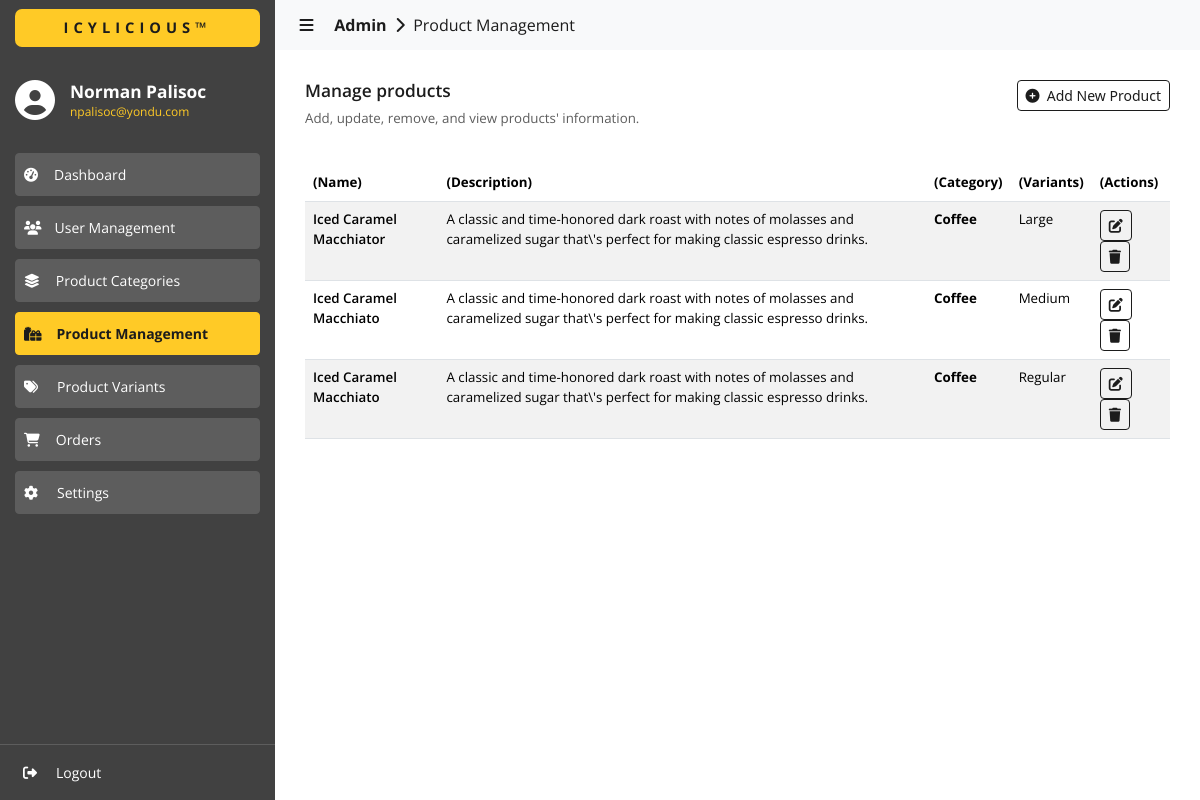
/admin/products/index.php (signed in), run on an earlier commit of the app's database.
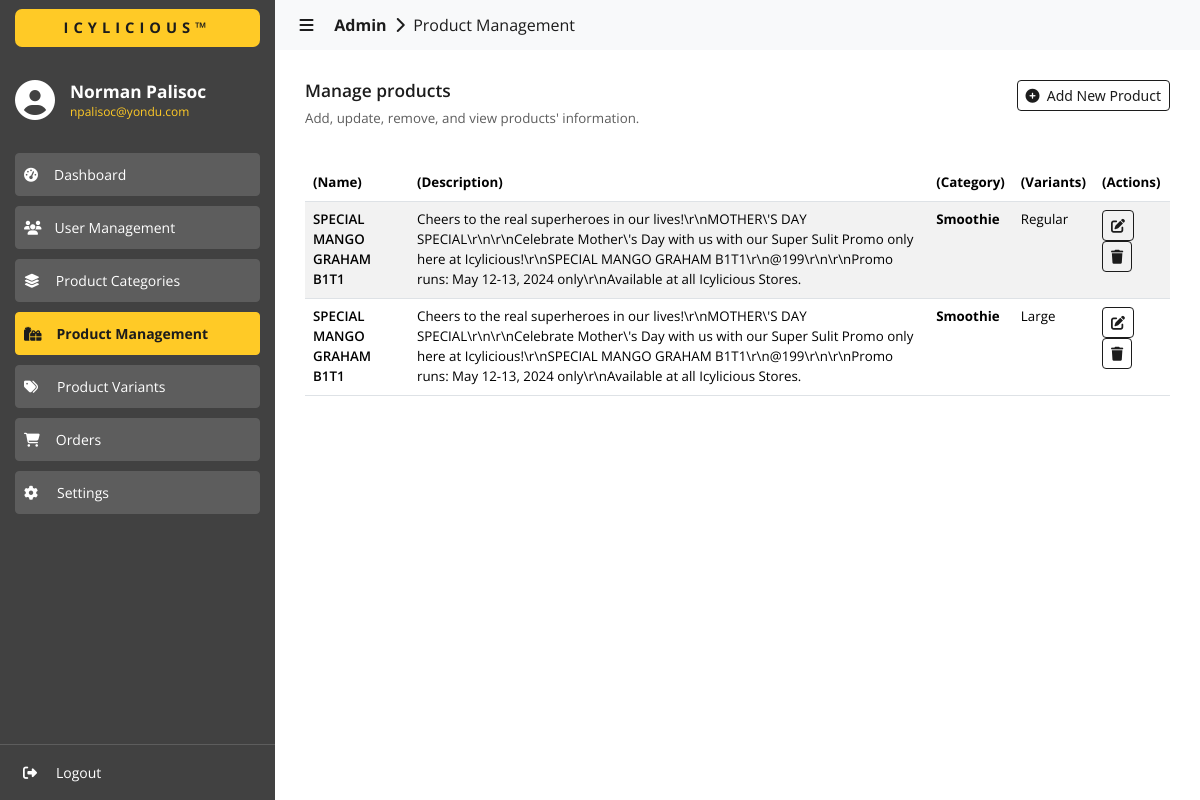
And on a later commit of the database.
### tables this page shows
CREATE TABLE `products_info` (
  `id` int(11) NOT NULL,
  `product_name` varchar(255) NOT NULL,
  `product_description` varchar(999) NOT NULL
);

CREATE TABLE `categories` (
  `id` int(11) NOT NULL,
  `category_name` varchar(255) NOT NULL,
  `category_description` varchar(255) NOT NULL
);

CREATE TABLE `variants` (
  `id` int(11) NOT NULL,
  `variant_type` varchar(255) NOT NULL,
  `variant_name` varchar(255) NOT NULL,
  `variant_description` varchar(255) NOT NULL,
  `is_enabled` int(11) NOT NULL
);

### admin/products/index.php (the view, shortened to what this page needs)
<?php
  include('../../utils/connections.php');
?>
<!DOCTYPE html>
<html lang="en">
  <head>
    <link
      href="https://cdn.jsdelivr.net/npm/bootstrap@5.3.3/dist/css/bootstrap.min.css"
      rel="stylesheet"
    >
    <link href="https://cdn.datatables.net/2.0.5/css/dataTables.bootstrap5.css" rel="stylesheet">
    <link rel="stylesheet" href="../../assets/css/global.css" />
    <link rel="stylesheet" href="./css/products.css" />
  </head>
  <body>
    <div id="nav-sidebar" class="sidebar-container slide-expanded">
      <div class="div-tm-title background-color-light-grey">
        <h4 class="h4-tm-title sans-700 color-dark-grey background-color-yellow">ICYLICIOUS&trade;</h4>
      </div>
      <div class="div-sidebar-logo">
        <i class="fa-solid fa-circle-user color-white" style="font-size: 30pt; margin-top: -8px"></i>
        <div>
          <h4 class="color-white sans-700 h6-title-name">
            <?php
              echo $_SESSION['user_info.first_name']." ".$_SESSION['user_info.last_name'];
            ?>
          </h4>
          <p class="color-yellow sans-regular p-title-email">
            <?php
              echo $_SESSION['user_info.email'];
            ?>
          </p>
        </div>
      </div>
      <div class="div-siderbar-menu-links">
        <button
          id="btn-dashboard"
          class="btn btn-outline-success btn-sm
            sans-regular
            background-color-super-light-grey
            border-color-super-light-grey
            color-white
            btn-menu
            btn-menu-unselected"
          type="button">
          <i class="fa-solid fa-gauge-high"></i><span style="padding-left: 16px">Dashboard</span>
        </button>
        <button
          id="btn-user-management"
          class="btn btn-outline-success btn-sm
            sans-regular
            background-color-super-light-grey
            border-color-super-light-grey
            color-white
            btn-menu
            btn-menu-unselected"
          type="button">
          <i class="fa-solid fa-users"></i><span style="padding-left: 13px">User Management</span>
        </button>
        <button
          id="btn-categories"
          class="btn btn-outline-success btn-sm
            sans-regular
            background-color-super-light-grey
            border-color-super-light-grey
            color-white
            btn-menu
            btn-menu-unselected"
          type="button">
          <i class="fa-solid fa-layer-group"></i><span style="padding-left: 16px">Product Categories</span>
        </button>
        <button
          id="btn-products"
          class="btn btn-outline-success btn-sm
            sans-700
            background-color-yellow
            border-color-yellow
            color-dark-grey
            btn-menu
            btn-menu-selected"
          type="button">
          <i class="fa-solid fa-gifts"></i><span style="padding-left: 15px">Product Management</span>
        </button>
        <button
          id="btn-variants"
          class="btn btn-outline-success btn-sm
            sans-regular
            background-color-super-light-grey
            border-color-super-light-grey
            color-white
            btn-menu
            btn-menu-unselected"
          type="button">
          <i class="fa-solid fa-tags"></i><span style="padding-left: 19px">Product Variants</span>
        </button>
        <button
          id="btn-orders"
          class="btn btn-outline-success btn-sm
            sans-regular
            background-color-super-light-grey
            border-color-super-light-grey
            color-white
            btn-menu
            btn-menu-unselected"
          type="button">
          <i class="fa-solid fa-cart-shopping"></i><span style="padding-left: 16px">Orders</span>
        </button>
        <button
          id="btn-settings"
          class="btn btn-outline-success btn-sm
            sans-regular
            background-color-super-light-grey
            border-color-super-light-grey
            color-white
            btn-menu
            btn-menu-unselected"
          type="button">
          <i class="fa-solid fa-gear"></i><span style="padding-left: 19px">Settings</span>
        </button>
      </div>
      <div class="div-siderbar-profile-links">
        <button
          class="btn btn-outline-success btn-sm
            sans-regular
            color-white
            btn-menu
            btn-menu-unselected
            btn-logout"
          style="border: 0px"
          type="button">
          <i class="fa-solid fa-right-from-bracket"></i><span style="padding-left: 19px">Logout</span>
        </button>
      </div>
    </div>
    <div id="content-body" class="content content-slide-expanded">
      <nav class="navbar navbar-expand-lg navbar-light bg-body-tertiary">
        <div class="container-fluid">
          <a class="navbar-brand sans-regular color-dark-grey a-navbar-path" href="#" style="cursor: default;">
            &nbsp;&nbsp;&nbsp;<i id="navbar-control" class="fa-solid fa-bars" style="cursor: pointer"></i>
            &nbsp;&nbsp;&nbsp;&nbsp;<b>Admin</b>&nbsp;
            <i class="fa-solid fa-chevron-right"></i>
            &nbsp;Product Management
          </a>
        </div>
      </nav>
      <div>
        <div class="content-wrapper">
          <div class="div-content-title">
            <div class="div-content-title-labels">
              <h4 class="color-dark-grey sans-600" style="font-size: 13pt;">
                Manage products
              </h4>
              <p class="color-super-light-grey sans-regular" style="font-size: 10pt;">
                Add, update, remove, and view products' information.
              </p>
            </div>
            <div class="div-content-title-actions">
              <button
                data-bs-toggle="modal"
                data-bs-target="#staticAddNewProduct"
                class="btn btn-outline-primary btn-sm sans-400"
                type="button">
                <i class="fa-solid fa-circle-plus"></i>&nbsp;&nbsp;Add New Product
              </button>
            </div>
          </div>
          <div style="margin-top: 20px;">
            <table id="data" class="table table-striped" style="width:100%">
              <thead>
                <tr>
                  <th class="sans-bold">(Name)</th>
                  <th class="sans-bold">(Description)</th>
                  <th class="sans-bold">(Category)</th>
                  <th class="sans-bold">(Variants)</th>
                  <th class="sans-bold">(Actions)</th>
                </tr>
              </thead>
              <tbody>
                <?php
                  $fetch_query = "SELECT * FROM products_info ORDER BY id DESC";
                  $result = $conn->query($fetch_query);
                  if ($result->num_rows > 0) {
                    while ($row = $result->fetch_assoc()) {
                      $product_id = $row['id'];
                      $product_name = $row['product_name'];
                      $product_description = $row['product_description'];
                      $product_category = "";
                      $product_category_id = 0;
                      $product_variant = "";
                      $product_variant_id = 0;
                      $product_variant_price = 0;
                      $promotional_price = 0;
                      $is_buy_x_take_x = -1;
                      $buy_x_of = 0;
                      $take_x_of = 0;
                      $product_images = array();
                      $fetch_query = "SELECT PC.category_id, CTG.category_name, CTG.category_description, CTG.id
                        FROM products_categories AS PC
                        INNER JOIN categories AS CTG ON
                        PC.category_id = CTG.id
                        WHERE PC.product_id = ".$product_id."";
                      $cat_result = $conn->query($fetch_query);
                      if ($cat_result->num_rows > 0) {
                        $cat_row = $cat_result->fetch_assoc();
                        $product_category = $cat_row['category_name'];
                        $product_category_id = $cat_row['id'];
                      }
                      $fetch_query = "SELECT PP.variant_id, PP.variant_price, VT.variant_name, VT.variant_description, VT.id
                        FROM products_prices AS PP
                        INNER JOIN variants AS VT ON
                        PP.variant_id = VT.id
                        WHERE PP.product_id = ".$product_id."";
                      $var_result = $conn->query($fetch_query);
                      if ($var_result->num_rows > 0) {
                        $var_row = $var_result->fetch_assoc();
                        $product_variant_id = $var_row['id'];
                        $product_variant_price = $var_row['variant_price'];
                        $product_variant = $var_row['variant_name'];
                      }
                      $fetch_query = "SELECT PM.product_id, PM.promotional_price, PM.is_buy_x_take_x, PM.buy_x_of, PM.take_x_of
                        FROM PROMOTIONS AS PM
                        WHERE PM.product_id = ".$product_id."";
                      $prom_result = $conn->query($fetch_query);
                      if ($prom_result->num_rows > 0) {
                        $prom_row = $prom_result->fetch_assoc();
                        $promotional_price = $prom_row['promotional_price'];
                        $is_buy_x_take_x = $prom_row['is_buy_x_take_x'];
                        $buy_x_of = $prom_row['buy_x_of'];
                        $take_x_of = $prom_row['take_x_of'];
                      }
                      $fetch_query = "SELECT product_image FROM products_images WHERE product_id = ".$product_id."";
                      $img_result = $conn->query($fetch_query);
                      if ($img_result->num_rows > 0) {
                        while ($img_row = $img_result->fetch_assoc()) {
                          $image = $img_row['product_image'];
                          array_push($product_images, $image);
                        }
                      }
                      $final_prod_images = implode(',', $product_images);
                      echo '
                        <tr>
                          <td class="sans-600">
                            '.$product_name.'
                          </td>
                          <td class="sans-regular">
                            '.$product_description.'
                          </td>
                          <td class="sans-700">
                            '.$product_category.'
                          </td>
                          <td class="sans-regular">
                            '.$product_variant.'
                          </td>
                          <td>
                            <button
                              onclick="onEditProduct(
                                '."'".$product_id."',".'
                                '."'".$product_name."',".'
                                '."'".$product_description."',".'
                                '."'".$product_category_id."',".'
                                '."'".$product_variant_id."',".'
                                '."'".$product_variant_price."',".'
                                '."'".$promotional_price."',".'
                                '."'".$is_buy_x_take_x."',".'
                                '."'".$buy_x_of."',".'
                                '."'".$take_x_of."',".'
                                '."'".$final_prod_images."'".'
                              )"
                              class="btn btn-outline-primary btn-sm
                                sans-400
                                color-white"
                              type="button">
                              <i class="fa-solid fa-pen-to-square"></i>
                            </button>
                            <button
                              onclick="onDeleteProduct(
                                '."'".$product_id."'".'
                              )"
                              class="btn btn-outline-primary btn-sm
                                sans-400
                                color-white"
                              type="button">
                              <i class="fa-solid fa-trash"></i>
                            </button>
                          </td>
                        </tr>
                      ';
                    }
                  }
                ?>
              </tbody>
            </table>
          </div>
        </div>
      </div>
    </div>
  </body>
</html>

### assets/css/global.css (style rules this page uses)
* { margin: 0; }
:root { --black: #080808; --dark-grey: #1c1c1c; --light-grey: #414141; --super-light-grey: #5d5d5d; --yellow: #ffca26; --white: #ffffff; --light-white: #ececec; --disabled-color: #848383; --light-blue: #2392f4; }
.sans-regular { font-family: "Open Sans", sans-serif; font-optical-sizing: auto; font-weight: 400; font-style: normal; }
.sans-600 { font-family: "Open Sans", sans-serif; font-optical-sizing: auto; font-weight: 600; font-style: normal; }
.sans-700 { font-family: "Open Sans", sans-serif; font-optical-sizing: auto; font-weight: 700; font-style: normal; }
.sans-bold { font-family: "Open Sans", sans-serif; font-optical-sizing: auto; font-weight: bold; font-style: normal; }
.color-white { color: var(--white); }
.color-yellow { color: var(--yellow); }
.color-super-light-grey { color: var(--super-light-grey); }
.color-dark-grey { color: var(--dark-grey); }
.background-color-yellow { background-color: var(--yellow); }
.background-color-super-light-grey { background-color: var(--super-light-grey); }
.background-color-light-grey { background-color: var(--light-grey); }
.border-color-yellow { border-color: var(--yellow); }
.border-color-super-light-grey { border-color: var(--super-light-grey); }

### admin/products/css/products.css (style rules this page uses)
* { box-sizing: border-box; margin: 0; }
:root { --black: #080808; --dark-grey: #1c1c1c; --light-grey: #414141; --super-light-grey: #5d5d5d; --yellow: #ffca26; --white: #ffffff; --light-white: #ececec; --super-light-white: #f2f1f1; --disabled-color: #848383; --light-blue: #2392f4; }
body { background-color: var(--white); }
.sidebar-container { background-color: var(--light-grey); width: 275px; height: 100%; position: fixed; display: flex; flex-direction: column; left: 0px; z-index: 999; }
.div-tm-title { width: 100%; height: 56px; display: flex; flex-direction: column; justify-content: center; }
.h4-tm-title { text-align: center; font-size: 11pt; letter-spacing: 5px !important; margin-inline: 15px; padding-block: 10px; border-radius: 7px; margin-bottom: 0px !important; }
.div-sidebar-logo { display: flex; align-items: center; gap: 15px; padding-inline: 15px; margin-top: 25px; }
.h6-title-name { font-size: 13pt; margin-bottom: 0px !important; }
.p-title-email { font-size: 9pt; line-height: 0px; margin-top: 10px; }
.div-siderbar-menu-links { flex: 1; display: flex; flex-direction: column; padding-inline: 15px; padding-top: 25px; gap: 10px; }
.div-siderbar-profile-links { display: flex; flex-direction: column; border-top: 1px solid var(--super-light-grey); padding-inline: 15px; padding-block: 7px; gap: 10px; }
.btn-menu { text-align: left; padding-top: 10px !important; padding-bottom: 10px !important; }
.content { padding-left: 275px; }
.a-navbar-path { font-size: 12pt; }
.content-wrapper { padding-inline: 30px; padding-block: 30px; }
.div-content-title { display: flex; }
.div-content-title-labels { flex: 1; }
.btn-outline-primary { border-color: var(--dark-grey) !important; color: var(--dark-grey) !important; }
td { font-size: 10pt; }
th { font-size: 10pt; }
.slide-expanded { left: 0px !important; transition: .4s; }
.content-slide-expanded { padding-left: 275px; transition: .4s; }

What changed in the data, as far as the page shows it:
removed products_info: product_name "Iced Caramel Macchiator", product_description "A classic and time-honored dark roast with notes of molasses and caramelized sugar that\\'s perfect for making classic espresso drinks.", categories.category_name "Coffee", variants.variant_name "Large"
removed products_info: product_name "Iced Caramel Macchiato", product_description "A classic and time-honored dark roast with notes of molasses and caramelized sugar that\\'s perfect for making classic espresso drinks.", categories.category_name "Coffee", variants.variant_name "Medium"
removed products_info: product_name "Iced Caramel Macchiato", product_description "A classic and time-honored dark roast with notes of molasses and caramelized sugar that\\'s perfect for making classic espresso drinks.", categories.category_name "Coffee", variants.variant_name "Regular"
added products_info: product_name "SPECIAL MANGO GRAHAM B1T1", product_description "Cheers to the real superheroes in our lives!\\r\\nMOTHER\\'S DAY SPECIAL\\r\\n\\r\\nCelebrate Mother\\'s Day with us with our Super Sulit Promo only here at Icylicious!\\r\\nSPECIAL MANGO GRAHAM B1T1\\r\\n@199\\r\\n\\r\\nPromo runs: May 12-13, 2024 only\\r\\nAvailable at all Icylicious Stores.", categories.category_name "Smoothie", variants.variant_name "Regular"
added products_info: product_name "SPECIAL MANGO GRAHAM B1T1", product_description "Cheers to the real superheroes in our lives!\\r\\nMOTHER\\'S DAY SPECIAL\\r\\n\\r\\nCelebrate Mother\\'s Day with us with our Super Sulit Promo only here at Icylicious!\\r\\nSPECIAL MANGO GRAHAM B1T1\\r\\n@199\\r\\n\\r\\nPromo runs: May 12-13, 2024 only\\r\\nAvailable at all Icylicious Stores.", categories.category_name "Smoothie", variants.variant_name "Large"
